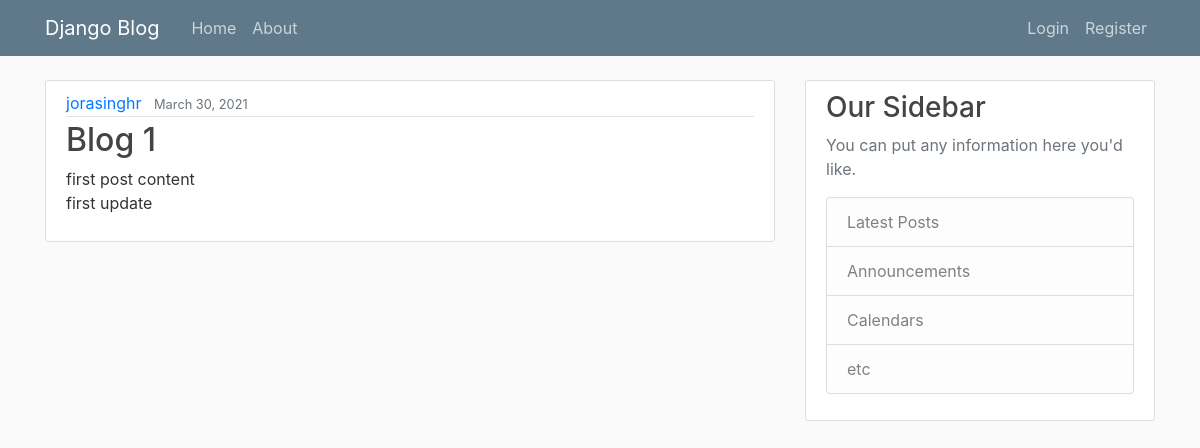
The page / on the database its author committed.
### blog/models.py (models this page shows, shortened)
class Post(models.Model):
    title = models.CharField(max_length=100)
    content = models.TextField()
    date_posted = models.DateTimeField(default=timezone.now)
    author = models.ForeignKey(User, on_delete=models.CASCADE)

### blog/views.py (the view)
# urls.py: path('', views.home, name='blog-home'),
def home(request):
    context = {
        'posts': Post.objects.all()
    }
    return render(request, 'blog/home.html', context)

### blog/templates/blog/home.html
{% extends 'blog/base.html' %}
{% block content%}
    {%  for post in posts %}
        <article class="media content-section">
          <div class="media-body">
            <div class="article-metadata">
              <a class="mr-2" href="#">{{ post.author }}</a>
              <small class="text-muted">{{ post.date_posted|date:'F d, Y' }}</small>
            </div>
            <h2><a class="article-title" href="#">{{ post.title }}</a></h2>
            <p class="article-content">{{ post.content }}</p>
          </div>
        </article>
    {% endfor %}
{% endblock content %}

### blog/static/blog/main.css (style rules this page uses)
body { background: #fafafa; color: #333333; margin-top: 5rem; }
h1, h2, h3, h4, h5, h6 { color: #444444; }
.content-section { background: #ffffff; padding: 10px 20px; border: 1px solid #dddddd; border-radius: 3px; margin-bottom: 20px; }
.article-title { color: #444444; }
.article-content { white-space: pre-line; }
.article-metadata { padding-bottom: 1px; margin-bottom: 4px; border-bottom: 1px solid #e3e3e3 }

### rows shown on the page
Post: author "jorasinghr", date_posted "March 30, 2021", title "Blog 1", content "first post content first update"
